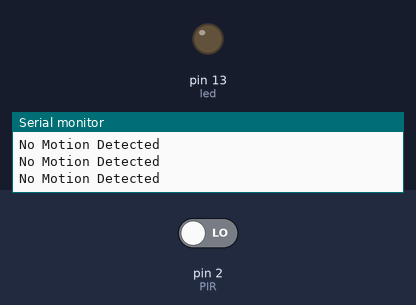
The sketch below on a simulated Arduino Uno, built with avr-gcc and run on an emulated ATmega328P. Parts: output pins drawn as LEDs (lit = HIGH), the last lines printed to the serial monitor. The inputs (shaded band) are chosen by the test bench; at power-on: pin 2 (PIR) LOW.

Above: at 2.8 s.
2.9 s: pin 2 (PIR) driven HIGH
At 4.2 s:
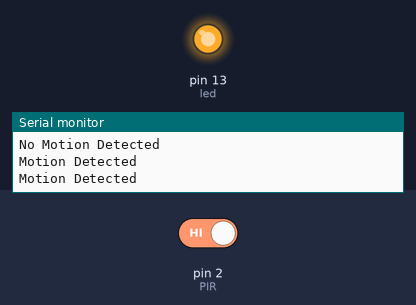
4.5 s: pin 2 (PIR) driven LOW
At 5.7 s:
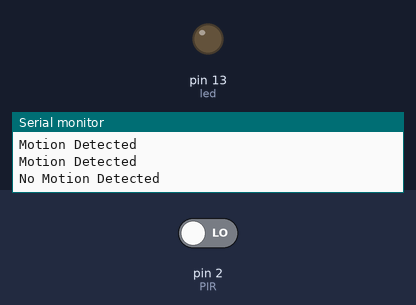
Timing chart, 0 to 7.5 s (numbered marks = the images above; inputs shaded):
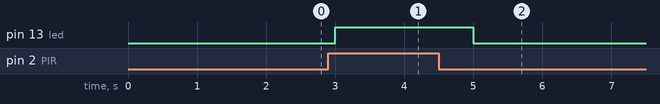

The sketch:

led-motionsens-code.ino
```cpp
int PIR = 2;
int led = 13;

void setup()
{
  pinMode(PIR, INPUT);
  pinMode(led, OUTPUT);
  Serial.begin(9600);
}

void loop() {

  if (digitalRead(PIR) == HIGH)
  {
    digitalWrite(led, HIGH);
    Serial.println("Motion Detected");
    delay(1000);
  }

  else
  {
    digitalWrite(led, LOW);
	Serial.println("No Motion Detected");
    delay(1000);
  }
}
```

Measured:
- after the input at 2.9 s, pin 13 (led): LOW → HIGH after 0.10 s
- after the input at 4.5 s, pin 13 (led): HIGH → LOW after 0.50 s
